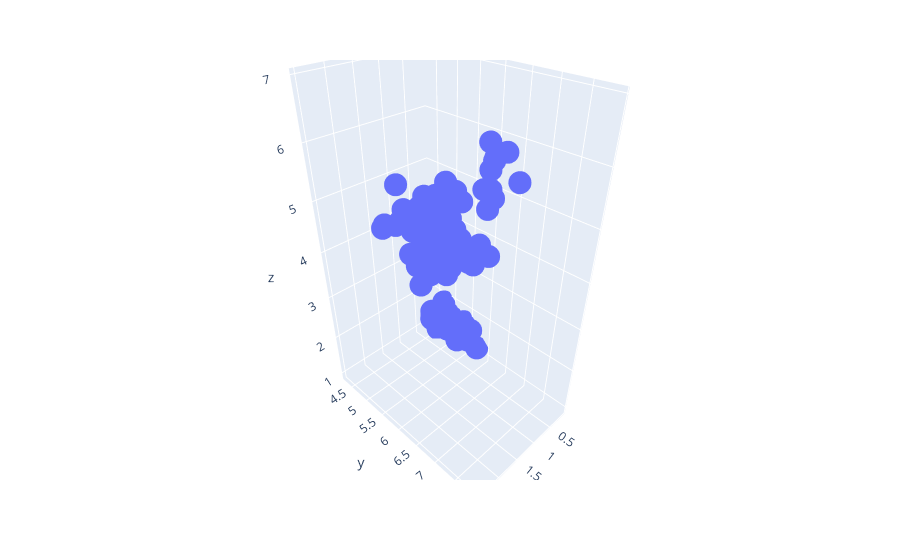

Write notebook code for a chart like this one.
### Code cell
fig = px.scatter_3d(X, x =X[:,3], y=X[:,0], z=X[:,2])
fig.show()

### Figure 1 — Plotly figure (JSON) as saved in the notebook; plotly's stock layout.template omitted (floating-point values rounded to 4 significant figures; data arrays with more than 128 entries replaced by an {"elided": "..."} marker saying what was removed)
{"data": [{"hovertemplate": "x=%{x}<br>y=%{y}<br>z=%{z}<extra></extra>", "legendgroup": "", "marker": {"color": "#636efa", "symbol": "circle"}, "mode": "markers", "name": "", "scene": "scene", "showlegend": false, "type": "scatter3d", "x": {"elided": "150 float values"}, "y": {"elided": "150 float values"}, "z": {"elided": "150 float values"}}], "layout": {"legend": {"tracegroupgap": 0}, "margin": {"t": 60}, "scene": {"domain": {"x": [0, 1], "y": [0, 1]}, "xaxis": {"title": {"text": "x"}}, "yaxis": {"title": {"text": "y"}}, "zaxis": {"title": {"text": "z"}}}}}
